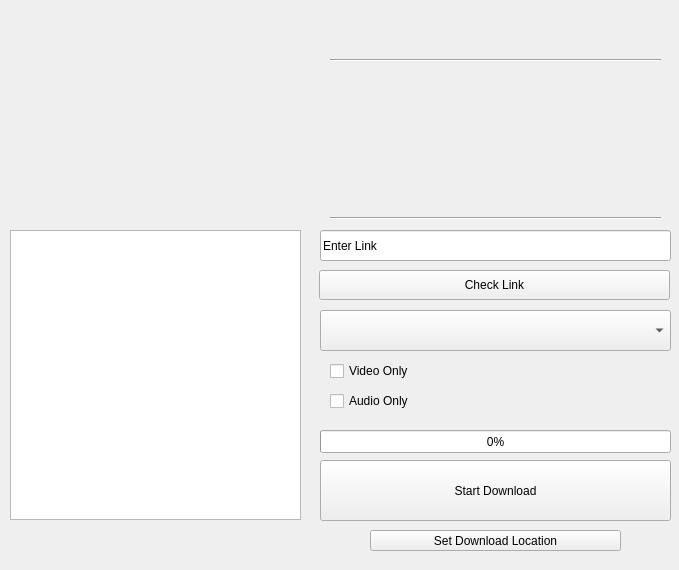
<?xml version="1.0" encoding="UTF-8"?>
<ui version="4.0">
 <class>Widget</class>
 <widget class="QWidget" name="Widget">
  <property name="geometry">
   <rect>
    <x>0</x>
    <y>0</y>
    <width>679</width>
    <height>570</height>
   </rect>
  </property>
  <property name="windowTitle">
   <string>Widget</string>
  </property>
  <widget class="QPushButton" name="downloadButton">
   <property name="geometry">
    <rect>
     <x>320</x>
     <y>460</y>
     <width>351</width>
     <height>61</height>
    </rect>
   </property>
   <property name="text">
    <string>Start Download</string>
   </property>
  </widget>
  <widget class="QListWidget" name="formatSelectList">
   <property name="geometry">
    <rect>
     <x>10</x>
     <y>230</y>
     <width>291</width>
     <height>290</height>
    </rect>
   </property>
  </widget>
  <widget class="QLabel" name="imageLabel">
   <property name="geometry">
    <rect>
     <x>10</x>
     <y>50</y>
     <width>291</width>
     <height>162</height>
    </rect>
   </property>
  </widget>
  <widget class="QLabel" name="speedLabel">
   <property name="geometry">
    <rect>
     <x>320</x>
     <y>410</y>
     <width>100</width>
     <height>30</height>
    </rect>
   </property>
  </widget>
  <widget class="QComboBox" name="videoQualityCB">
   <property name="geometry">
    <rect>
     <x>320</x>
     <y>310</y>
     <width>351</width>
     <height>41</height>
    </rect>
   </property>
  </widget>
  <widget class="QCheckBox" name="audioOnlyCheck">
   <property name="geometry">
    <rect>
     <x>330</x>
     <y>390</y>
     <width>91</width>
     <height>22</height>
    </rect>
   </property>
   <property name="text">
    <string>Audio Only</string>
   </property>
  </widget>
  <widget class="QProgressBar" name="downloadProgress">
   <property name="geometry">
    <rect>
     <x>320</x>
     <y>430</y>
     <width>351</width>
     <height>23</height>
    </rect>
   </property>
   <property name="value">
    <number>0</number>
   </property>
   <property name="textVisible">
    <bool>true</bool>
   </property>
  </widget>
  <widget class="QCheckBox" name="videoOnlyCheck">
   <property name="geometry">
    <rect>
     <x>330</x>
     <y>360</y>
     <width>81</width>
     <height>22</height>
    </rect>
   </property>
   <property name="text">
    <string>Video Only</string>
   </property>
  </widget>
  <widget class="QPushButton" name="checkLinkButton">
   <property name="geometry">
    <rect>
     <x>319</x>
     <y>270</y>
     <width>351</width>
     <height>30</height>
    </rect>
   </property>
   <property name="text">
    <string>Check Link</string>
   </property>
  </widget>
  <widget class="QPushButton" name="setDownload">
   <property name="geometry">
    <rect>
     <x>370</x>
     <y>530</y>
     <width>251</width>
     <height>21</height>
    </rect>
   </property>
   <property name="text">
    <string>Set Download Location</string>
   </property>
  </widget>
  <widget class="QLineEdit" name="enterLink">
   <property name="geometry">
    <rect>
     <x>320</x>
     <y>230</y>
     <width>351</width>
     <height>31</height>
    </rect>
   </property>
   <property name="layoutDirection">
    <enum>Qt::LeftToRight</enum>
   </property>
   <property name="autoFillBackground">
    <bool>false</bool>
   </property>
   <property name="text">
    <string>Enter Link</string>
   </property>
  </widget>
  <widget class="Line" name="line">
   <property name="geometry">
    <rect>
     <x>330</x>
     <y>50</y>
     <width>331</width>
     <height>20</height>
    </rect>
   </property>
   <property name="orientation">
    <enum>Qt::Horizontal</enum>
   </property>
  </widget>
  <widget class="QLabel" name="titleLabel">
   <property name="geometry">
    <rect>
     <x>330</x>
     <y>10</y>
     <width>331</width>
     <height>40</height>
    </rect>
   </property>
   <property name="text">
    <string/>
   </property>
  </widget>
  <widget class="QLabel" name="lengthLabel">
   <property name="geometry">
    <rect>
     <x>430</x>
     <y>60</y>
     <width>331</width>
     <height>20</height>
    </rect>
   </property>
   <property name="text">
    <string/>
   </property>
  </widget>
  <widget class="QLabel" name="uploaderLabel">
   <property name="geometry">
    <rect>
     <x>430</x>
     <y>80</y>
     <width>331</width>
     <height>20</height>
    </rect>
   </property>
   <property name="text">
    <string/>
   </property>
  </widget>
  <widget class="QLabel" name="dateLabel">
   <property name="geometry">
    <rect>
     <x>430</x>
     <y>100</y>
     <width>331</width>
     <height>16</height>
    </rect>
   </property>
   <property name="text">
    <string/>
   </property>
  </widget>
  <widget class="QLabel" name="sourceLabel">
   <property name="geometry">
    <rect>
     <x>430</x>
     <y>120</y>
     <width>331</width>
     <height>16</height>
    </rect>
   </property>
   <property name="text">
    <string/>
   </property>
  </widget>
  <widget class="Line" name="line_2">
   <property name="geometry">
    <rect>
     <x>330</x>
     <y>210</y>
     <width>331</width>
     <height>16</height>
    </rect>
   </property>
   <property name="orientation">
    <enum>Qt::Horizontal</enum>
   </property>
  </widget>
 </widget>
 <resources/>
 <connections/>
</ui>
